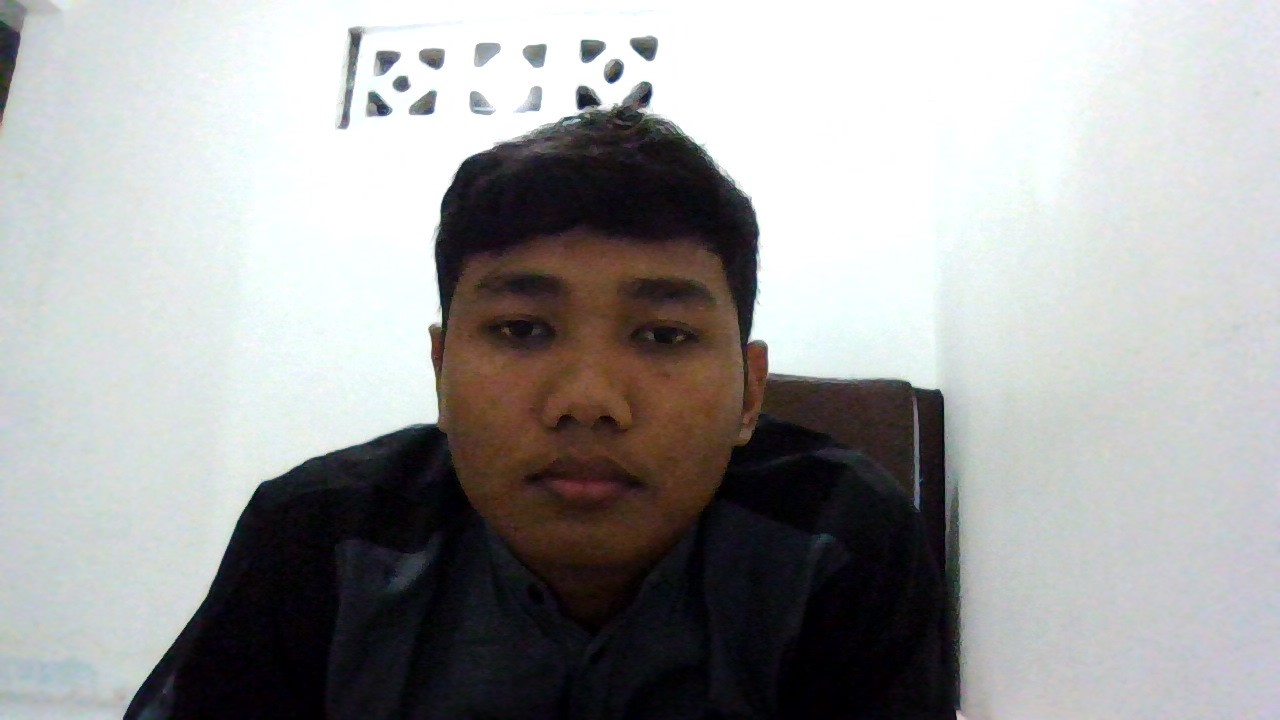
#> input picture UAS PCD/Ardian.jpg, 1280 x 720 px; the run also reads 1 picture not shown here
$ python 'Normalized Correlation.py'
#> lines starting #> are read from the running program, lines starting #| are printed output that depends on the picture; long printed decimals are rounded
#> further down, img1 is the input picture: shape (720, 1280, 3); mean B, G, R 159.2, 159.5, 159.6
import cv2
import numpy as np

def normalized_correlation(img1, img2):
  """
  Fungsi untuk menghitung Normalized Correlation (NC) antara dua citra.

  Args:
    img1: Citra pertama.
    img2: Citra kedua.

  Returns:
    Nilai Normalized Correlation.
  """

  # Ubah citra menjadi grayscale
  gray1 = cv2.cvtColor(img1, cv2.COLOR_BGR2GRAY)
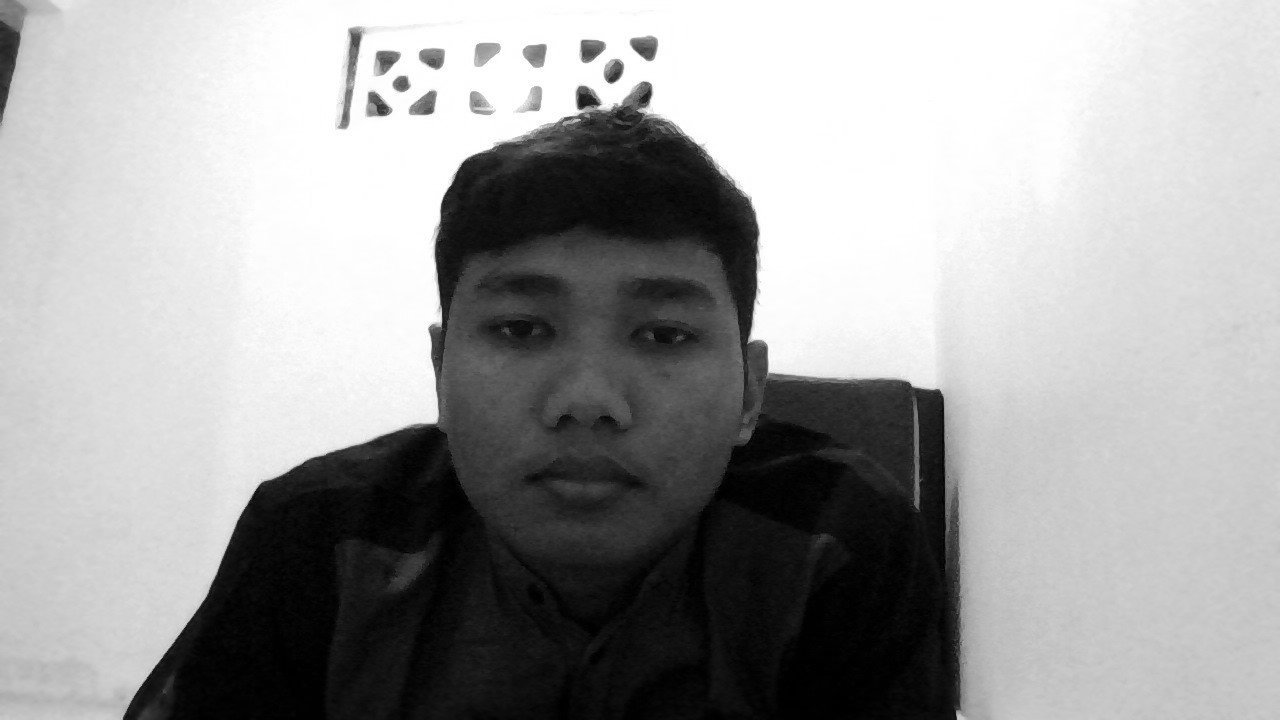
#> gray1: shape (720, 1280); min 0, max 255, mean 159.5
  gray2 = cv2.cvtColor(img2, cv2.COLOR_BGR2GRAY)

  # Hitung mean dan standar deviasi masing-masing citra
  mean1 = np.mean(gray1)
#> mean1 = 159.5
  mean2 = np.mean(gray2)
#> mean2 = 159.5
  std1 = np.std(gray1)
#> std1 = 97.72
  std2 = np.std(gray2)
#> std2 = 97.72

  # Hitung numerator dan denominator dari rumus NC
  numerator = np.sum((gray1 - mean1) * (gray2 - mean2))
#> numerator = 8.8e+09
  denominator = std1 * std2 * (gray1.shape[0] * gray1.shape[1])
#> denominator = 8.8e+09

  # Hitung nilai NC
  nc = numerator / denominator
#> nc = 1

  return nc

# Contoh penggunaan
img1 = cv2.imread('Ardian.jpg')
img2 = cv2.imread('ArdianKomp.jpg')

result = normalized_correlation(img1, img2)
#> result = 1
print("Normalized Correlation:", result)
#| Normalized Correlation: 1

cv2.imshow("Original", img1)
cv2.imshow("Compres", img2)

cv2.waitKey(0)
cv2.destroyAllWindows()
